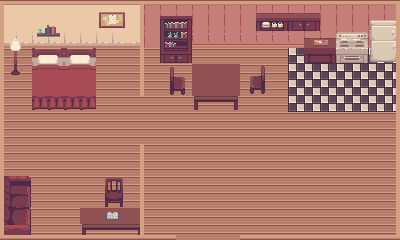

This is a level from a 2D game, rendered from its Tiled map with the project's own tilesets. A one-line summary and the complete map file follow:
An orthogonal 25x15 tile map with 16x16 px tiles, 5 tile layers (floor, Collisionfurniture, Collisionwall, wall decorate, ...) and 3 objects (bed).

<map version="1.10" tiledversion="1.11.2" orientation="orthogonal" renderorder="right-down" width="25" height="15" tilewidth="16" tileheight="16" infinite="0" nextlayerid="8" nextobjectid="14">
 <tileset firstgid="1" name="Home" tilewidth="16" tileheight="16" tilecount="896" columns="32">
  <image source="InteriorTilesLITE.png" width="512" height="448" />
 </tileset>
 <layer id="1" name="floor" width="25" height="15">
  <data encoding="csv">
102,102,102,102,102,102,102,102,102,201,201,201,201,201,201,201,201,201,201,201,201,201,201,201,201,
102,102,102,102,102,102,102,102,102,201,201,201,201,201,201,201,201,201,201,201,201,201,201,201,201,
166,166,168,168,168,168,168,168,172,239,239,239,239,239,239,239,239,239,239,239,239,239,239,239,239,
34,34,34,34,34,34,34,34,34,34,34,34,34,34,34,34,34,34,162,129,129,129,129,129,129,
34,34,34,34,34,34,34,34,34,34,34,34,34,34,34,34,34,34,162,129,129,129,129,129,129,
34,34,34,34,34,34,34,34,34,34,34,34,34,34,34,34,34,34,162,129,129,129,129,129,129,
34,34,34,34,34,34,34,34,34,34,34,34,34,34,34,34,34,34,162,129,129,129,129,129,129,
34,34,34,34,34,34,34,34,34,34,34,34,34,34,34,34,34,34,34,34,34,34,34,34,34,
34,34,34,34,34,34,34,34,34,34,34,34,34,34,34,34,34,34,34,34,34,34,34,34,34,
34,34,34,34,34,34,34,34,34,34,34,34,34,34,34,34,34,34,34,34,34,34,34,34,34,
34,34,34,34,34,34,34,34,34,34,34,34,34,34,34,34,34,34,34,34,34,34,34,34,34,
34,34,34,34,34,34,34,34,34,34,34,34,34,34,34,34,34,34,34,34,34,34,34,34,34,
34,34,34,34,34,34,34,34,34,34,34,34,34,34,34,34,34,34,34,34,34,34,34,34,34,
34,34,34,34,34,34,34,34,34,34,34,34,34,34,34,34,34,34,34,34,34,34,34,34,34,
34,34,34,34,34,34,34,34,34,34,34,34,34,34,34,34,34,34,34,34,34,34,34,34,34
</data>
 </layer>
 <layer id="2" name="Collisionfurniture" width="25" height="15">
  <data encoding="csv">
0,0,0,0,0,0,0,0,0,0,0,0,0,0,0,0,0,0,0,0,0,0,0,0,0,
0,0,0,0,0,0,0,0,0,0,343,344,0,0,0,0,0,0,0,0,0,0,0,393,394,
0,0,0,0,0,0,0,0,0,0,375,376,0,0,0,0,0,0,0,365,366,423,424,425,426,
0,0,555,556,555,556,0,0,0,0,407,408,0,0,0,0,0,0,0,397,398,455,456,457,458,
0,0,587,588,587,588,0,0,0,0,475,476,282,282,282,411,412,0,0,0,0,0,0,0,0,
0,0,619,619,619,619,0,0,0,0,507,508,282,282,282,443,444,0,0,0,0,0,0,0,0,
0,0,651,651,651,651,0,0,0,0,0,0,345,346,350,0,0,0,0,0,0,0,0,0,0,
0,0,0,0,0,0,0,0,0,0,0,0,0,0,0,0,0,0,0,0,0,0,0,0,0,
0,0,0,0,0,0,0,0,0,0,0,0,0,0,0,0,0,0,0,0,0,0,0,0,0,
0,0,0,0,0,0,0,0,0,0,0,0,0,0,0,0,0,0,0,0,0,0,0,0,0,
0,0,0,0,0,0,0,0,0,0,0,0,0,0,0,0,0,0,0,0,0,0,0,0,0,
671,672,0,0,0,0,409,410,0,0,0,0,0,0,0,0,0,0,0,0,0,0,0,0,0,
703,704,0,0,0,0,441,442,0,0,0,0,0,0,0,0,0,0,0,0,0,0,0,0,0,
735,736,0,0,0,315,315,315,315,0,0,0,0,0,0,0,0,0,0,0,0,0,0,0,0,
767,768,0,0,0,345,346,346,350,0,0,0,0,0,0,0,0,0,0,0,0,0,0,0,0
</data>
 </layer>
 <layer id="5" name="Collisionwall" width="25" height="15" locked="1">
  <data encoding="csv">
15,16,16,16,16,16,16,16,18,16,16,16,16,16,16,16,16,16,16,16,16,16,16,16,18,
47,0,0,0,0,0,0,0,116,0,0,0,0,0,0,0,0,0,0,0,0,0,0,0,50,
47,165,165,165,165,165,165,165,148,0,0,0,297,297,297,297,297,297,297,0,0,0,0,0,116,
79,0,0,0,0,0,0,0,50,0,0,0,0,0,0,0,0,0,0,0,0,0,0,0,50,
79,0,0,0,0,0,0,0,50,0,0,0,0,0,0,0,0,0,0,0,0,0,0,0,50,
79,0,0,0,0,0,0,0,50,0,0,0,0,0,0,0,0,0,0,0,0,0,0,0,50,
79,0,0,0,0,0,0,0,0,0,0,0,0,0,0,0,0,0,0,0,0,0,0,0,50,
79,0,0,0,0,0,0,0,0,0,0,0,0,0,0,0,0,0,0,0,0,0,0,0,50,
79,0,0,0,0,0,0,0,0,0,0,0,0,0,0,0,0,0,0,0,0,0,0,0,50,
79,0,0,0,0,0,0,0,50,0,0,0,0,0,0,0,0,0,0,0,0,0,0,0,50,
79,0,0,0,0,0,0,0,50,0,0,0,0,0,0,0,0,0,0,0,0,0,0,0,50,
79,0,0,0,0,0,0,0,50,0,0,0,0,0,0,0,0,0,0,0,0,0,0,0,50,
79,0,0,0,0,0,0,0,50,0,0,0,0,0,0,0,0,0,0,0,0,0,0,0,50,
79,0,0,0,0,0,0,0,50,0,0,0,0,0,0,0,0,0,0,0,0,0,0,0,50,
111,112,112,112,112,112,112,112,114,112,112,0,0,0,0,113,113,113,113,113,113,113,113,113,114
</data>
 </layer>
 <layer id="4" name="wall decorate" width="25" height="15">
  <data encoding="csv">
0,0,0,0,0,0,321,322,0,0,0,0,0,0,0,0,330,330,331,332,0,0,0,0,0,
0,0,531,532,0,0,353,354,0,0,0,0,0,0,0,0,361,362,363,364,0,0,0,0,0,
0,0,563,564,0,0,0,0,0,0,0,0,0,0,0,0,0,0,0,0,0,0,0,0,0,
0,0,0,0,0,0,0,0,0,0,0,0,0,0,0,0,0,0,0,0,0,0,0,0,0,
0,0,0,0,0,0,0,0,0,0,0,0,0,0,0,0,0,0,0,0,0,0,0,0,0,
0,0,0,0,0,0,0,0,0,0,0,0,0,0,0,0,0,0,0,0,0,0,0,0,0,
0,0,0,0,0,0,0,0,0,0,0,0,0,0,0,0,0,0,0,0,0,0,0,0,0,
0,0,0,0,0,0,0,0,0,0,0,0,0,0,0,0,0,0,0,0,0,0,0,0,0,
0,0,0,0,0,0,0,0,0,0,0,0,0,0,0,0,0,0,0,0,0,0,0,0,0,
0,0,0,0,0,0,0,0,0,0,0,0,0,0,0,0,0,0,0,0,0,0,0,0,0,
0,0,0,0,0,0,0,0,0,0,0,0,0,0,0,0,0,0,0,0,0,0,0,0,0,
0,0,0,0,0,0,0,0,0,0,0,0,0,0,0,0,0,0,0,0,0,0,0,0,0,
0,0,0,0,0,0,0,0,0,0,0,0,0,0,0,0,0,0,0,0,0,0,0,0,0,
0,0,0,0,0,0,0,0,0,0,0,0,0,0,0,0,0,0,0,0,0,0,0,0,0,
0,0,0,0,0,0,0,0,0,0,0,0,0,0,0,0,0,0,0,0,0,0,0,0,0
</data>
 </layer>
 <objectgroup id="6" name="bed" locked="1">
  <object id="8" name="bed" x="15.5" y="45.6667" width="95.8333" height="75.4167" />
  <object id="9" x="-212" y="34.6667" height="6.75" />
  <object id="13" x="874.667" y="376" />
 </objectgroup>
 <layer id="7" name="decorated" width="25" height="15">
  <data encoding="csv">
0,0,0,0,0,0,0,0,0,0,0,0,0,0,0,0,0,0,0,0,0,0,0,0,0,
0,0,0,0,0,0,0,0,0,0,0,0,0,0,0,0,0,0,0,0,0,0,0,0,0,
529,530,0,0,0,0,0,0,0,0,0,0,0,0,0,0,0,0,0,491,492,0,0,0,0,
561,562,0,0,0,0,0,0,0,0,0,0,0,0,0,0,0,0,0,0,0,0,0,0,0,
593,594,0,0,0,0,0,0,0,0,0,0,0,0,0,0,0,0,0,0,0,0,0,0,0,
0,0,0,0,0,0,0,0,0,0,0,0,0,0,0,0,0,0,0,0,0,0,0,0,0,
0,0,0,0,0,0,0,0,0,0,0,0,0,0,0,0,0,0,0,0,0,0,0,0,0,
0,0,0,0,0,0,0,0,0,0,0,0,0,0,0,0,0,0,0,0,0,0,0,0,0,
0,0,0,0,0,0,0,0,0,0,0,0,0,0,0,0,0,0,0,0,0,0,0,0,0,
0,0,0,0,0,0,0,0,0,0,0,0,0,0,0,0,0,0,0,0,0,0,0,0,0,
0,0,0,0,0,0,0,0,0,0,0,0,0,0,0,0,0,0,0,0,0,0,0,0,0,
0,0,0,0,0,0,0,0,0,0,0,0,0,0,0,0,0,0,0,0,0,0,0,0,0,
0,0,0,0,0,0,0,0,0,0,0,0,0,0,0,0,0,0,0,0,0,0,0,0,0,
0,0,0,0,0,0,567,568,0,0,0,0,0,0,0,0,0,0,0,0,0,0,0,0,0,
0,0,0,0,0,0,0,0,0,0,0,0,0,0,0,0,0,0,0,0,0,0,0,0,0
</data>
 </layer>
</map>
